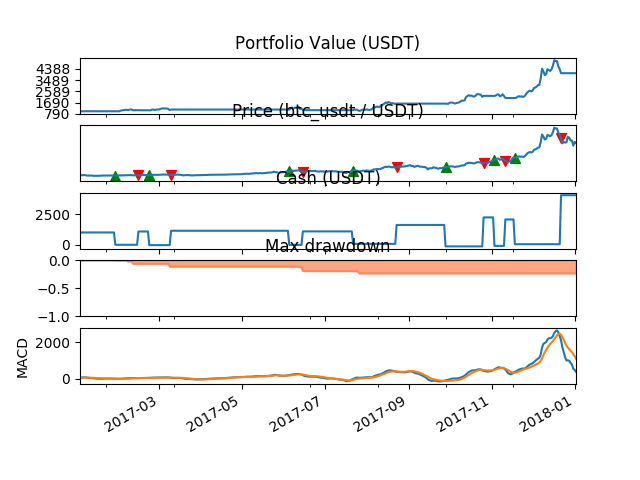

Reproduce this figure in Python.
from catalyst.api import symbol, record, order_target_percent, get_datetime, commission, slippage
from catalyst.exchange.utils.stats_utils import extract_transactions
from catalyst import run_algorithm
import matplotlib.pyplot as plt
import numpy as np
import pandas as pd
import talib as ta

from catalyst.exchange.utils.stats_utils import get_pretty_stats

def initialize(context):
    context.asset = symbol('btc_usdt')
    context.lookback_period = 40
    context.bought = False

    #  context.set_commission(maker=0.2, taker=0.2)

def handle_data(context, data):
    price = data.current(context.asset, 'price')

    prices = data.history(
            context.asset,
            bar_count=context.lookback_period,
            fields=['price', 'open', 'high', 'low', 'close'],
            frequency='1d'
            )


    macd, macd_signal, macd_hist = ta.MACD(
                                    prices['close'].values,
                                    fastperiod=12,
                                    slowperiod=26,
                                    signalperiod=9
                                    )

    macd_current        = macd[-1]
    macd_signal_current = macd_signal[-1]

    macd_prev           = macd[-2]
    macd_signal_prev    = macd_signal[-2]

    # Record MACD
    record(
        price=price,
        cash=context.portfolio.cash,
        macd=macd[-1],
        macd_signal=macd_signal[-1],
        macd_hist=macd_hist[-1]
    )


    # Check we dont have any open orders
    #orders = context.blotter.open_orders
    #  if len(orders) > 0:
        # Manage existing trades
        #  return

    # Exit if we cannot trade
    if not data.can_trade(context.asset):
        return

    # Buy / sell signals
    if macd_prev < macd_signal_prev and macd_current > macd_signal_current:
        print("Buy opportunity")
        # Buy
        if not context.bought:
            print("BUYING")
            order_target_percent(context.asset, 1)
            context.bought = True
    elif macd_prev > macd_signal_prev and macd_current < macd_signal_current:
        # Sell
        print("Sell opportunity")
        # Buy
        if context.bought:
            print("EXITING POSITION")
            order_target_percent(context.asset, 0)
            context.bought = False



    #  if not context.bought:
        #  order_target_percent(context.asset, 1)
        #  context.bought = True
#
    #  if get_datetime().date() == context.end_date:
        #  order_target_percent(context.asset, -1)

def analyze(context, perf):
    exchange = list(context.exchanges.values())[0]
    quote_currency = exchange.quote_currency.upper()

    #  print(perf)

    #  1st graph
    ax1 = plt.subplot(511)
    perf.loc[:, ['portfolio_value']].plot(ax=ax1)
    ax1.legend_.remove()
    ax1.set_title("Portfolio Value ({})".format(quote_currency), rotation=0)
    start, end = ax1.get_ylim()

    ax1.yaxis.set_ticks(np.arange(start, end, (end-start) / 5))

    # Second graph
    ax2 = plt.subplot(512, sharex=ax1)
    perf.loc[:, ['price']].plot(ax = ax2, label = 'Price')
    ax2.legend_.remove()
    ax2.set_title('Price ({asset} / {quote})'.format(asset = context.asset.symbol, quote = quote_currency
        ), rotation=0)
    start, end = ax2.get_ylim()
    #  ax2.yaxis.set_ticks(np.arange(floor(start), ceil(end), 300))
    ax2.yaxis.set_ticks(np.arange(start, end, (start-end) / 5))

    transaction_df = extract_transactions(perf)
    if not transaction_df.empty:
        buy_df = transaction_df[transaction_df['amount'] > 0]
        sell_df = transaction_df[transaction_df['amount'] < 0]
        ax2.scatter(
                buy_df.index.to_pydatetime(),
                perf.loc[buy_df.index, 'price'],
                marker = '^',
                s = 50,
                c = 'green',
                label = ''
                )
        ax2.scatter(
                sell_df.index.to_pydatetime(),
                perf.loc[sell_df.index, 'price'],
                marker = 'v',
                s = 50,
                c = 'red',
                label = ''
                )


    # Third graph (cash)
    ax3 = plt.subplot(513, sharex=ax1)
    perf.cash.plot(ax=ax3)
    ax3.set_title('Cash ({})'.format(quote_currency), rotation=0)

    ax4 = plt.subplot(514, sharex=ax1)
    perf.max_drawdown.plot(ax=ax4, kind='area', color='coral', alpha=0.7)
    ax4.set_title('Max drawdown', rotation=0)
    ax4.set_ylim(-1.0, 0)

    ax5 = plt.subplot(515, sharex = ax1)
    perf.macd.plot(ax = ax5)
    perf.macd_signal.plot(ax = ax5)
    #  plt.axhline(y = 30, linestyle = 'dotted', color = 'grey')
    #  plt.axhline(y = 70, linestyle = 'dotted', color = 'grey')
    #  ax5.legend_.remove()
    ax5.set_ylabel('MACD')
    #  start, end = ax3.get_ylim()
    #  ax5.yaxis.set_ticks(np.arange(0, 100, 10))



    #  perf[[
        #  'treasury',
        #  'algorithm',
        #  'benchmark',
        #  ]] = perf[[
        #  'treasury_period_return',
        #  'algorithm_period_return',
        #  'benchmark_period_return',
        #  ]]
#
    #  ax5 = plt.subplot(515, sharex=ax1)
    #  perf[[
        #  'treasury',
        #  'algorithm',
        #  'benchmark',
        #  ]].plot(ax=ax5)
    #  ax5.set_ylabel('Percent Change')



    plt.savefig("macd_example.png")

    #  fig = plt.figure()
    #  ax1 = plt.subplot(311)
    #  perf.portfolio_value.plot(ax=ax1)
#
    #  ax2 = plt.subplot(312, sharex=ax1)
    #  perf.benchmark_period_return.plot(ax=ax2)

    #  print(perf.columns)

    #  ax3 = plt.subplot(313, sharex=ax1)
    #  perf.alpha.plot(ax=ax3)

    plt.show()

    print("Starting Cash: $", perf.starting_cash.iloc[0])
    print("Ending portfolio value: $", perf.portfolio_value.iloc[-1])
    print("Cash: $", perf.cash.iloc[-1])
    print("Ending cash: $", perf.ending_cash.iloc[-1])
    print("Max Drawdown: ", perf.max_drawdown.min() * 100, "%")
    print("Algorithm Period Return: ", perf.algorithm_period_return.iloc[-1] * 100, "%")
    print("Pnl $", perf.pnl.sum())

    print(get_pretty_stats(perf))





if __name__ == '__main__':
    run_algorithm(capital_base=1000,
            data_frequency='daily',
            initialize=initialize,
            handle_data=handle_data,
            analyze=analyze,
            exchange_name='poloniex',
            quote_currency='usdt',
            live=False,
            start=pd.to_datetime('2017-1-1', utc=True),
            end=pd.to_datetime('2018-1-1', utc=True),
            )
